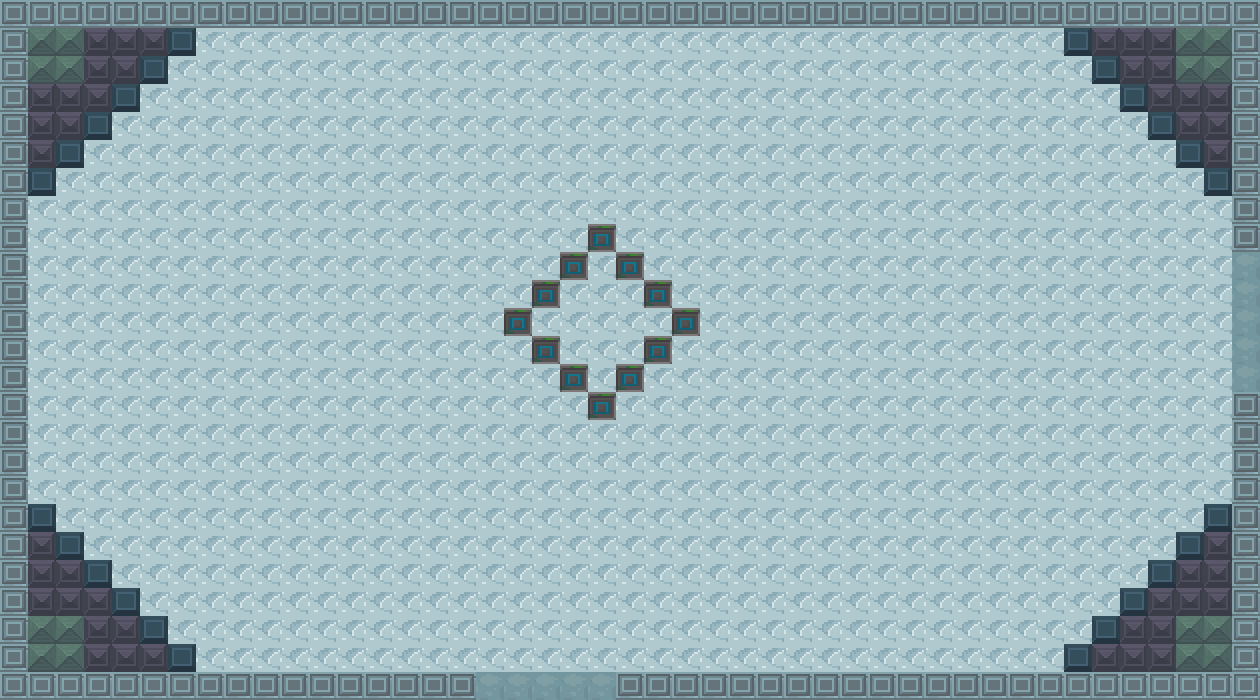

A 2D game scene composited from a Tiled map and its tileset images. What follows is a short description and the map's XML, with each tile layer's data collapsed to a summary:
An orthogonal 45x25 tile map with 28x28 px tiles, 1 tile layer (图块层 1) and 12 objects.

<map version="1.2" tiledversion="1.3.4" orientation="orthogonal" renderorder="right-down" width="45" height="25" tilewidth="28" tileheight="28" infinite="0" nextlayerid="4" nextobjectid="19">
 <tileset firstgid="1" source="room1_1.tsx" />
 <layer id="1" name="图块层 1" width="45" height="25">
  <data>[1125 cells, 1125 non-empty, 7 distinct tile ids]</data>
 </layer>
 <objectgroup id="2" name="barrier">
  <object id="1" x="-0.972589" y="674.004" width="473.651" height="23.3421" />
  <object id="2" x="618.567" y="674.004" width="638.991" height="24.3147" />
  <object id="3" x="1234.22" y="393.899" width="23.3421" height="274.27" />
  <object id="4" x="1231.3" y="0.972589" width="28.2051" height="251.901" />
  <object id="5" x="1.94518" y="0" width="24.3147" height="667.196" />
  <object id="7" x="30.1503" y="0" width="1196.28" height="24.3147" />
  <object id="15" x="35.0132" y="33.068">
   <polygon points="0,0 -2.91777,183.819 177.984,-1.94518" />
  </object>
  <object id="16" x="1218.65" y="35.0132">
   <polygon points="0,0 4.86295,172.148 -173.121,0" />
  </object>
  <object id="17" x="34.0406" y="486.295">
   <polygon points="0,0 -0.972589,178.956 179.929,179.929" />
  </object>
  <object id="18" x="1047.48" y="664.278">
   <polygon points="0,0 177.011,0.972589 179.929,-177.011" />
  </object>
 </objectgroup>
 <objectgroup id="3" name="door">
  <object id="8" x="1231.3" y="257.736" width="28.2051" height="130.327" />
  <object id="9" x="476.569" y="673.032" width="136.163" height="24.3147" />
 </objectgroup>
</map>